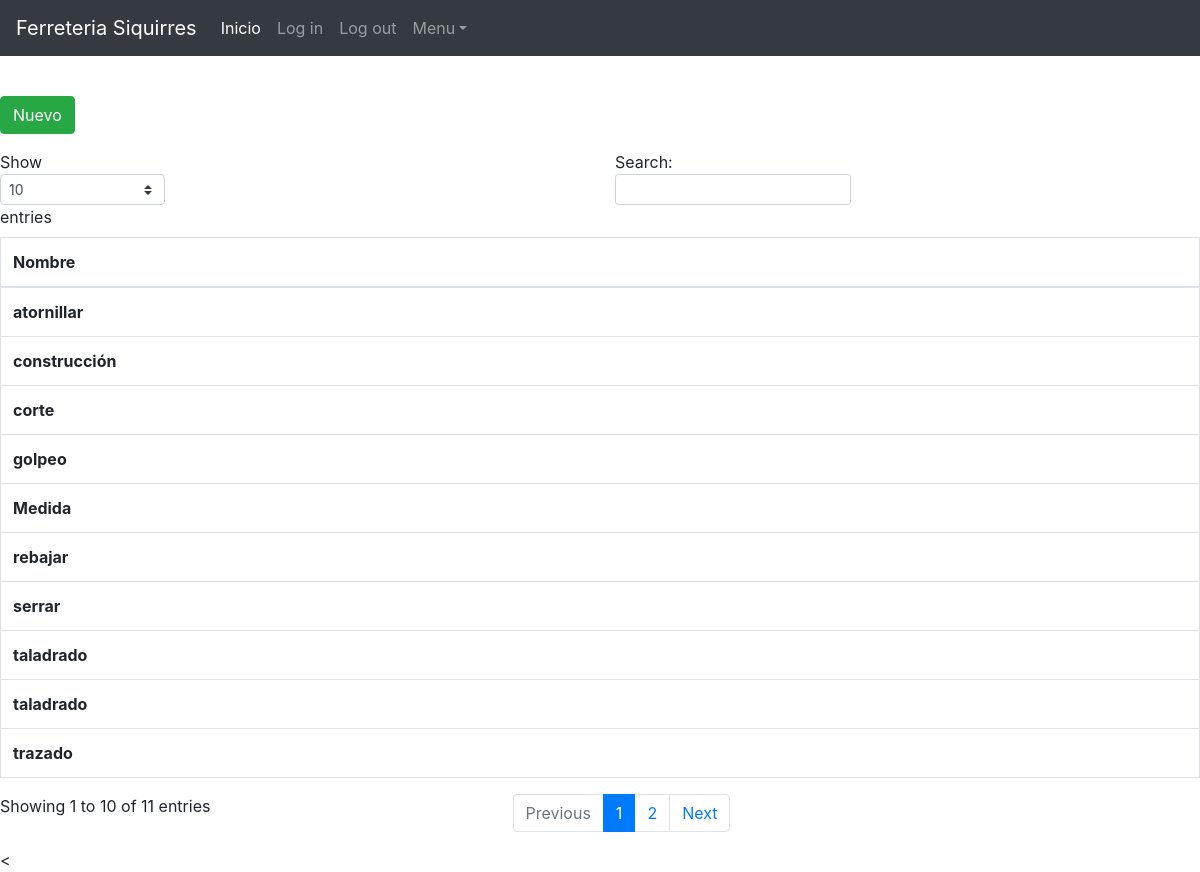
Screenshot of /IndexOnlyReadCategoria.php with the database file from the repository.
### tables this page shows
CREATE TABLE `categoriaProd` (
  `Id_categoria` int(10) UNSIGNED NOT NULL,
  `categoria` varchar(255) DEFAULT NULL
);

### Entity.php (called while the page is built, shortened)
<?php
abstract class Entity
{
    public function __construct($request = [])
    {
        $this->database = new mysqli('database', 'lamp', 'lamp', 'lamp');
    }
}

### categoria.php (called while the page is built, shortened)
<?php
class categoria extends Entity
{
    protected function init(): void {
        $query = <<<SQL
CREATE TABLE IF NOT EXISTS categoriaProd (
  Id_categoria int(10) UNSIGNED AUTO_INCREMENT PRIMARY KEY,
  categoria varchar(255)
)
SQL;
    }
    public function findAll(): array {
        $query = 'SELECT Id_categoria, categoria FROM categoriaProd';
        $result = $this->database->query($query);
        $records = [];
        while ($item = $result->fetch_object()) {
            $records[] = $item;
        }
        return $records;
    }
}

### IndexOnlyReadCategoria.php (the view, shortened to what this page needs)
<?php
$categoria = new categoria();
?>
<!DOCTYPE html>
<html lang="en">
<link rel="stylesheet" href="https://stackpath.bootstrapcdn.com/bootstrap/4.4.1/css/bootstrap.min.css">
<head>
</head>
<br>
<br>
<br>
<br>
<div class="form-group">
<a href="/FormularioCategorias.php" class ="btn btn-large btn-success">Nuevo</a>
</div >
<body>
<?php include("Funciones/menu.php")?>
<table id="tablacategoria" class="table table-bordered table-hover">
<thead>
<tr>
      <th scope="col">Nombre</th>
    </tr>
</thead>
<?php foreach ($categoria->findAll() as $item): ?>
<tr>
    <th><?php echo $item->categoria?></th>
  </tr>
<?php endforeach; ?>
</table>
</body>
</html>

### rows the page displays
categoriaprod: categoria "golpeo"
categoriaprod: categoria "atornillar"
categoriaprod: categoria "Medida"
categoriaprod: categoria "corte"
categoriaprod: categoria "trazado"
categoriaprod: categoria "serrar"
categoriaprod: categoria "rebajar"
categoriaprod: categoria "taladrado"
categoriaprod: categoria "taladrado"
categoriaprod: categoria "construcción"
